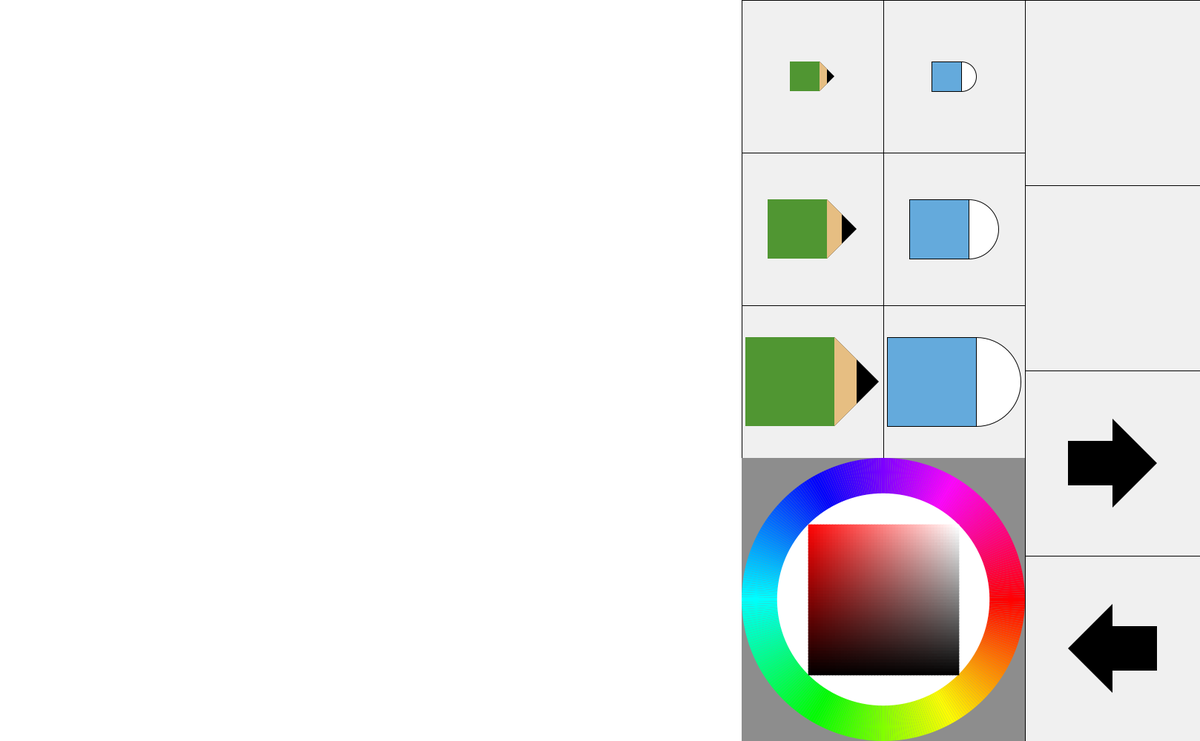
Frame 1 (no input)
Frame 60 (the mouse pressed at the canvas centre just before this capture): identical to frame 1, image omitted
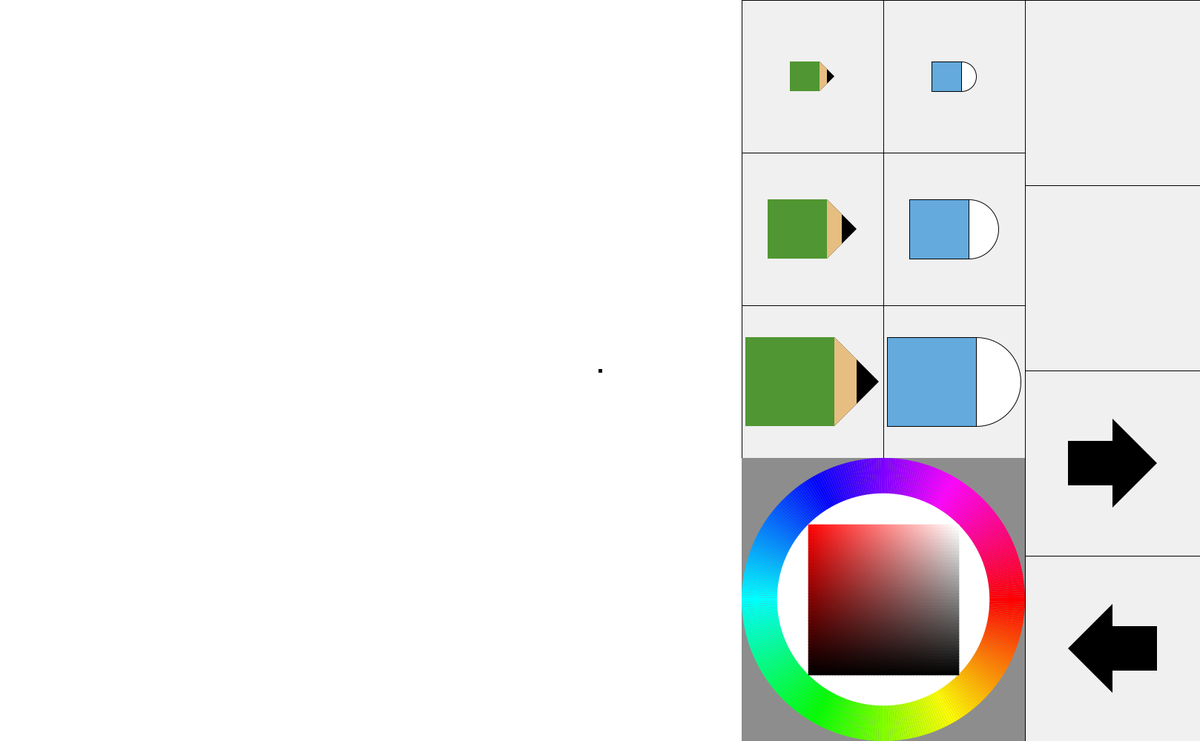
Frame 120 (the mouse held since frame 60 and released just before this capture)

The Processing sketch that drew these frames (run headless with seeded random() and noise(); from frame 60 on, the mouse is pressed at the canvas centre):

// Processing sketch: main_canvas_epilogue_fin
// ── main_canvas_epilogue_fin.pde
PGraphics pallet, tab01, tab02, tab03;
final float golden_ratio = 1.618;
final float circle_ratio = 0.75;
color selectColor = color(0, 0, 0); //ウィンドウサイズが100と同じ
color eraserColor = color(255, 255, 255);

int size_height = 1000; //仕方ない
int lv01_golden = round(size_height*(golden_ratio-1)); // 618
int lv02_golden = round(lv01_golden*(golden_ratio-1)); // 382
int lv03_golden = round(lv02_golden*(golden_ratio-1)); // 236

float pen_size = 5; //5 20 50
float ers_size = 3; //3 10 50

boolean ers_change = false;

PImage[] stepImg;
int stepImgNumber = 15; //保存する画像数
int backCount = 0, forwardCount = 0; // 戻った回数進んだ回数
int stepImgCount; // 取り出す画像の指定
boolean changeCanvas = false;

boolean downCtrl = false, downShift = false, downA = false;

int dayY, dayM, dayD, timeH, timeM, timeS;
String dayString, timeString;

void setup(){
  size(1618, 1000);

  colorMode(HSB, 360, 100, 100);
  makeWindow();
  makeWindow_setup02(color(0, 0, 100));
  makeColorpallet(pallet);
  maketab01(tab01);
  maketab02(tab02);
  maketab03(tab03);

  makeWindow_show();

  stepImg = new PImage[stepImgNumber];
  make_stepImg_setup();
}
void makeWindow(){
  //canvas = createGraphics(height, height);
  pallet = createGraphics(lv02_golden, lv02_golden);
  tab01 = createGraphics(lv02_golden/2, lv01_golden);
  tab02 = createGraphics(lv02_golden/2, lv01_golden);
  tab03 = createGraphics(lv03_golden, height);
}
void makeWindow_setup02(color base_color){
  noStroke();
  fill(base_color);
  rect(0, 0, height, height);
}

void makeColorpallet(PGraphics gg){
  int squareOneSide = gg.height;
  float large_r = squareOneSide/2;
  float small_r = (large_r)*circle_ratio;

  gg.beginDraw();
  gg.colorMode(HSB, 360, 100, 100);
  gg.pushMatrix();
  gg.translate(large_r, large_r);
  makeColorpallet_draw01(gg, large_r, small_r);
  makeColorpallet_draw02(gg, small_r, 0);
  gg.endDraw();
}
void makeColorpallet_draw01(PGraphics gg, float r01, float r02){
  float on_rad = TWO_PI/360;
  gg.noStroke();
  gg.fill(200);
  gg.rect(-r01, -r01, r01*2, r01*2);
  gg.noStroke();
  for(int i = 0; i < 360; i++){
    gg.fill(i, 100, 100);
    gg.arc(0, 0, r01*2, r01*2, i*on_rad, (i+1)*on_rad);
  }
  gg.fill(0, 0, 100);
  gg.ellipse(0, 0, r02*2, r02*2);
}
void makeColorpallet_draw02(PGraphics gg, float r02, float color_hue){
  int separate = 50;
  float separate_squareOneSide = r02*(1/sqrt(2))*2/separate;
  float start_separate_coordinate = -r02*(1/sqrt(2)); // スタートの座標

  gg.noStroke();
  for(int i = 0; i < separate; i++){
    for(int j = 0; j < separate; j++){
      float change_saturation = 100*(i+1)/separate;
      float change_brightness = 100*(j+0)/separate;
      gg.fill(color_hue, 100-change_saturation, 100-change_brightness);
      gg.rect(start_separate_coordinate + separate_squareOneSide*i, start_separate_coordinate + separate_squareOneSide*j, separate_squareOneSide + 1, separate_squareOneSide + 1); // 縦書いて横に伸ばす
    }
  }
}

void makeWindow_show(){
  //image(canvas, 0, 0);
  image(pallet, height, lv01_golden);
  image(tab01, height, 0);
  image(tab02, height+lv02_golden/2, 0);
  image(tab03, height+lv02_golden, 0);
}

void maketab01(PGraphics tt){
  int separate_count = floor(tt.height / tt.width);

  tt.beginDraw();
  tt.translate(0, tt.height*0/separate_count);
  tt.stroke(1);
  tt.fill(240);
  tt.rect(0, 0, tt.width, tt.height*1/separate_count);
  pencil(tt, tt.width/2, tt.height/6, 10);

  tt.translate(0, tt.height*1/separate_count);
  tt.stroke(1);
  tt.fill(240);
  tt.rect(0, 0, tt.width, tt.height*1/separate_count);
  pencil(tt, tt.width/2, tt.height/6, 20);

  tt.translate(0, tt.height*1/separate_count);
  tt.stroke(1);
  tt.fill(240);
  tt.rect(0, 0, tt.width, tt.height*1/separate_count);
  pencil(tt, tt.width/2, tt.height/6, 30);
  tt.endDraw();

}
void maketab02(PGraphics tt){
  int separate_count = floor(tt.height / tt.width);

  tt.beginDraw();
  tt.translate(0, tt.height*0/separate_count);
  tt.stroke(1);
  tt.fill(240);
  tt.rect(0, 0, tt.width, tt.height*1/separate_count);
  eraser(tt, tt.width/2, tt.height/6, 10);

  tt.translate(0, tt.height*1/separate_count);
  tt.stroke(1);
  tt.fill(240);
  tt.rect(0, 0, tt.width, tt.height*1/separate_count);
  eraser(tt, tt.width/2, tt.height/6, 20);

  tt.translate(0, tt.height*1/separate_count);
  tt.stroke(1);
  tt.fill(240);
  tt.rect(0, 0, tt.width, tt.height*1/separate_count);
  eraser(tt, tt.width/2, tt.height/6, 30);
  tt.endDraw();
}
void maketab03(PGraphics tt){
  int separate_count = floor(tt.height / tt.width);
  int arrowSize = 15;
  float arrowStart_x = tt.width/2 - 4*arrowSize;
  float arrowStart_y = tt.height/8;

  tt.beginDraw();
  tt.translate(0, tt.height*0/separate_count);
  tt.stroke(1);
  tt.fill(240);
  tt.rect(0, 0, tt.width, tt.height*1/separate_count);

  tt.translate(0, tt.height*1/separate_count);
  tt.stroke(1);
  tt.fill(240);
  tt.rect(0, 0, tt.width, tt.height*1/separate_count);

  tt.translate(0, tt.height*1/separate_count);
  tt.stroke(1);
  tt.fill(240);
  tt.rect(0, 0, tt.width, tt.height*1/separate_count);
  tt.noStroke();
  tt.fill(0);
  tt.triangle(arrowStart_x + 4*arrowSize, arrowStart_y + 4*arrowSize, arrowStart_x + 8*arrowSize, arrowStart_y, arrowStart_x + 4*arrowSize, arrowStart_y - 4*arrowSize);
  tt.fill(0);
  tt.quad(arrowStart_x, arrowStart_y + 2*arrowSize, arrowStart_x + 4*arrowSize, arrowStart_y + 2*arrowSize, arrowStart_x + 4*arrowSize, arrowStart_y - 2*arrowSize, arrowStart_x, arrowStart_y - 2*arrowSize);

  tt.translate(0, tt.height*1/separate_count);
  tt.stroke(1);
  tt.fill(240);
  tt.rect(0, 0, tt.width, tt.height*1/separate_count);
  tt.noStroke();
  tt.fill(0);
  tt.triangle(arrowStart_x, arrowStart_y, arrowStart_x + 4*arrowSize, arrowStart_y + 4*arrowSize, arrowStart_x + 4*arrowSize, arrowStart_y - 4*arrowSize);
  tt.fill(0);
  tt.quad(arrowStart_x + 4*arrowSize, arrowStart_y + 2*arrowSize, arrowStart_x + 8*arrowSize, arrowStart_y + 2*arrowSize, arrowStart_x + 8*arrowSize, arrowStart_y - 2*arrowSize, arrowStart_x + 4*arrowSize, arrowStart_y - 2*arrowSize);

  tt.endDraw();

}

void pencil(PGraphics tt, float center_x, float center_y, float pencilSize){
  tt.noStroke();
  tt.fill(0);
  tt.triangle(center_x + pencilSize, center_y - 2*pencilSize, center_x + pencilSize, center_y + 2*pencilSize, center_x + 3*pencilSize, center_y);
  tt.fill(230, 190, 130);
  tt.quad(center_x + pencilSize, center_y - 2*pencilSize, ((center_x + pencilSize)+(center_x + 3*pencilSize))/2, ((center_y - 2*pencilSize)+(center_y))/2, ((center_x + pencilSize)+(center_x + 3*pencilSize))/2, ((center_y + 2*pencilSize)+(center_y))/2, center_x + pencilSize, center_y + 2*pencilSize);
  tt.fill(80,150,50);
  tt.rect(center_x - 3*pencilSize, center_y - 2*pencilSize, 4*pencilSize, 4*pencilSize);
}
void eraser(PGraphics tt, float center_x, float center_y, float eraserSize){
  tt.fill(255);
  tt.ellipse(center_x + eraserSize, center_y, 4*eraserSize, 4*eraserSize);
  tt.fill(100,170,220);
  tt.rect(center_x - 3*eraserSize, center_y - 2*eraserSize, 4*eraserSize, 4*eraserSize);
}

void make_stepImg_setup(){
  for (int i=0; i<stepImgNumber; i++){
    stepImg[i] = get(0, 0, height, height);
  }
}
void save_stepImg(){
  backCount = min(backCount+1, stepImgNumber-1);
  forwardCount = 0;
  stepImgCount_add();
  stepImg[stepImgCount] = get(0, 0, height, height);
}
void undo(){
  if (0 < backCount){
    backCount--;
    forwardCount++;
    stepImgCount_sub();
    show_stepImg();
  }
}
void redo(){
  if (0 < forwardCount){
    backCount++;
    forwardCount--;
    stepImgCount_add();
    show_stepImg();
  }
}
void stepImgCount_add(){
  stepImgCount = (stepImgCount + 1) % stepImgNumber;
}
void stepImgCount_sub(){
  stepImgCount = (stepImgCount - 1 + stepImgNumber) % stepImgNumber;
}
void show_stepImg(){
  image(stepImg[stepImgCount], 0, 0);
}

void mouseClicked(){
  float x = mouseX, y = mouseY;
  if ( height < x && x < height+lv02_golden/2
  && lv01_golden*0/3 < y && y < lv01_golden*1/3){
    ers_change = false;
    pen_size = 0.5*10;
    println(pen_size, ers_size, ers_change);
  }else if(height < x && x < height+lv02_golden/2
  && lv01_golden*1/3 < y && y < lv01_golden*2/3){
    ers_change = false;
    pen_size = 2*10;
    println(pen_size, ers_size, ers_change);
  }else if(height < x && x < height+lv02_golden/2
  && lv01_golden*2/3 < y && y < lv01_golden*3/3){
    ers_change = false;
    pen_size = 5*10;
    println(pen_size, ers_size, ers_change);
  }
  else if(height+lv02_golden/2 < x && x < height+lv02_golden
  && lv01_golden*0/3 < y && y < lv01_golden*1/3){
    ers_change = true;
    ers_size = 0.3*10;
    println(pen_size, ers_size, ers_change);
  }
  else if(height+lv02_golden/2 < x && x < height+lv02_golden
  && lv01_golden*1/3 < y && y < lv01_golden*2/3){
    ers_change = true;
    ers_size = 1*10;
    println(pen_size, ers_size, ers_change);
  }
  else if(height+lv02_golden/2 < x && x < height+lv02_golden
  && lv01_golden*2/3 < y && y < lv01_golden*3/3){
    ers_change = true;
    ers_size = 5*10;
    println(pen_size, ers_size, ers_change);
  }
  else if(height+lv02_golden < x && x < height+lv01_golden
  && height*3/4 < y && y < height*4/4){
    undo();
  }
  else if(height+lv02_golden < x && x < height+lv01_golden
  && height*2/4 < y && y < height*3/4){
    redo();
  }
}
void mousePressed(){
  if (0 < mouseX && mouseX < height && 0 < mouseY && mouseY < height){
    changeCanvas = true;
  }
}
void mouseDragged(){
  if (0 < mouseX && mouseX < height && 0 < mouseY && mouseY < height){
    changeCanvas = true;
  }
}
void mouseReleased(){
  if (changeCanvas){
    save_stepImg();
    changeCanvas = false;
  }
}

void draw(){
  float gg_pallet_center_x = height + lv02_golden/2;
  float gg_pallet_center_y = lv01_golden + lv02_golden/2;
  float gg_pallet_squareOneSide = (1/sqrt(2))*circle_ratio*lv02_golden/2;

  if (mousePressed){
    float x = mouseX, y = mouseY;

    // カラーパレットの色相
    if (gg_pallet_center_x - gg_pallet_squareOneSide < x
    && x < gg_pallet_center_x + gg_pallet_squareOneSide
    && gg_pallet_center_y - gg_pallet_squareOneSide < y
    && y < gg_pallet_center_y + gg_pallet_squareOneSide){
      selectColor = get(round(x), round(y));
    }

    // カラーパレットの彩度と明度　dist 座標から座標の距離　円の領域指定
    if (circle_ratio*lv02_golden/2 < dist(x, y, gg_pallet_center_x, gg_pallet_center_y)
    && dist(x, y, gg_pallet_center_x, gg_pallet_center_y) < lv02_golden/2){
      selectColor = get(round(x), round(y));
      pallet.beginDraw();
      pallet.translate(lv02_golden/2, lv02_golden/2);
      makeColorpallet_draw02(pallet, circle_ratio*lv02_golden/2, hue(selectColor));
      pallet.endDraw();
      image(pallet, height, lv01_golden);
    }

    // キャンバスだけ書けるように条件付け
    if (0 < mouseX && mouseX < height && 0 < mouseY && mouseY < height
    && 0 < pmouseX && pmouseX < height && 0 < pmouseY && pmouseY < height){
      if (ers_change){
        stroke(eraserColor);
        strokeWeight(ers_size);
      }else{
        stroke(selectColor);
        strokeWeight(pen_size);
      }
    line(mouseX, mouseY, pmouseX, pmouseY);
    }
    image(tab01, height, 0);
    image(tab02, height+lv02_golden/2, 0);
    image(tab03, height+lv02_golden, 0);
  }
}

void keyPressed(){
  if (keyCode == 'A'){
    downA = true;
    return;
  }
  if (key == CODED){
    if (keyCode == CONTROL){
      downCtrl = true;
    }
    if (keyCode == SHIFT){
      downShift = true;
    }
    return;
  }
  if (downCtrl){
    if (keyCode == 'Z'){
      if (downShift){
        redo();
      }else{
        undo();
      }
    }
    if (keyCode == 'S' && !downShift){
      dayY = year();
      dayM = month();
      dayD = day();
      timeH = hour();
      timeM = minute();
      timeS = second();
      dayString = nf(dayY, 4) + nf(dayM, 2) + nf(dayD, 2);
      timeString = nf(timeH, 2) + nf(timeM, 2) + "-" + nf(timeS, 2);
      get(0, 0, height, height).save("image_" + dayString + "_" + timeString +".png");
      println("保存しました");
    }
    if (downShift && downA){
      if (keyCode == 'D'){ //最後にDを押さないと実行しない
        noStroke();
        fill(color(0, 0, 100));
        rect(0, 0, height, height);
        make_stepImg_setup();
        backCount = 0;
        forwardCount = 0;
        stepImgCount = 0;
        changeCanvas = false;
        println("すべて削除");
      }
    }
    return;
  }
}
void keyReleased() {
  if (key == CODED) {
    if (keyCode == CONTROL){
      downCtrl = false;
    }
    if (keyCode == SHIFT){
      downShift = false;
    }
  }
  if (keyCode == 'A'){
    downA = false;
  }
}
